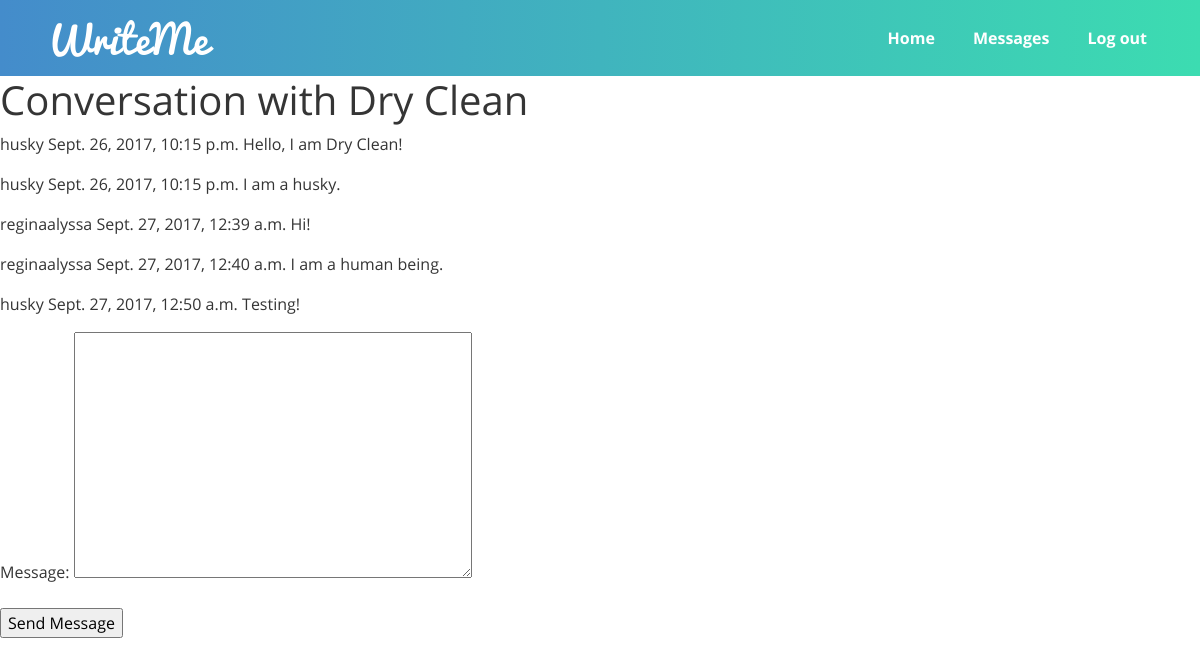
Before: /messages/husky/ (signed in) with the older database file.
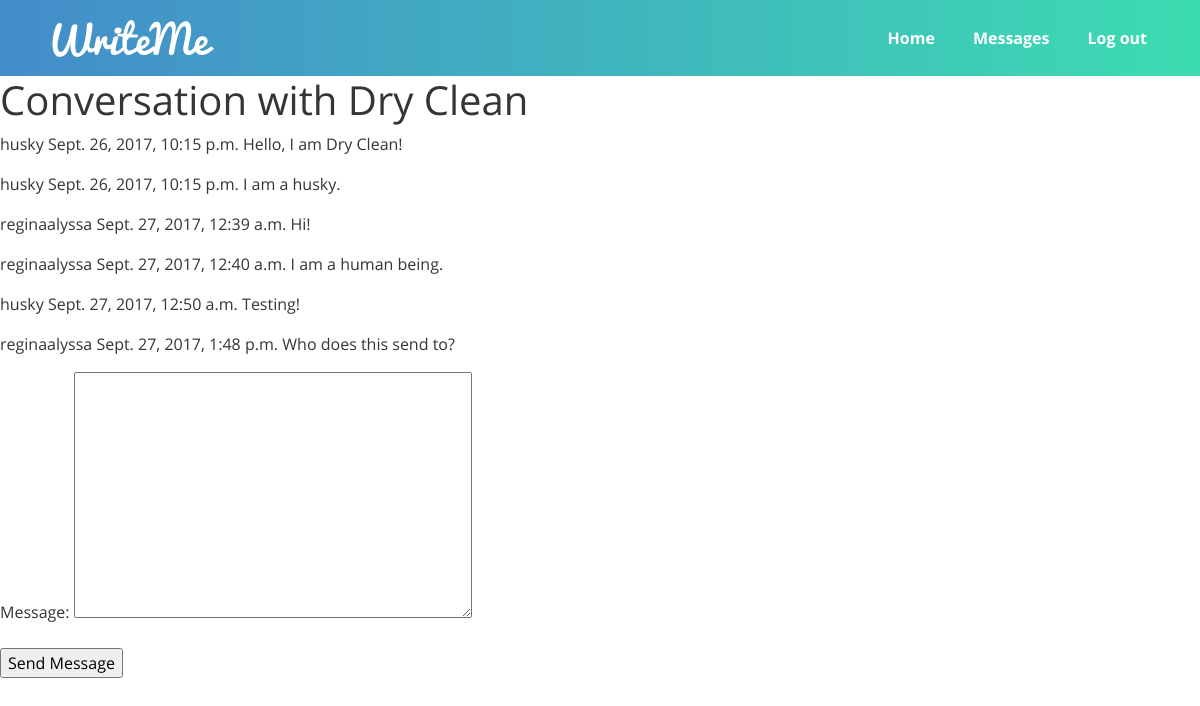
After: the same page with the newer database file.
### messaging/models.py (models this page shows)
class Message(models.Model):
    conversation = models.ForeignKey(Conversation)
    sender = models.ForeignKey(User)
    message = models.TextField()
    timestamp = models.DateTimeField(auto_now_add=True)
    unread_flag = models.BooleanField(default=True)

### messaging/views.py (the view, shortened to what this page needs)
# urls.py: url(r'^(?P<username>\w+)/$', ConversationMessagesListView.as_view(), name='conversation'),
class ConversationMessagesListView(NewMessageView):
    template_name = "messaging/conversation.html"
    form_class = NewMessageHiddenUserForm
    def get_queryset(self):
        user1 = self.request.user
        user2 = User.objects.get(username=self.kwargs.get('username'))
        try:
            conversation = Conversation.objects.get(
                (Q(user1=user1) & Q(user2=user2)) |
                (Q(user1=user2) & Q(user2=user1))
            )
        except Conversation.DoesNotExist:
            print("Did not retrieve conversation.")
            return None
        messages_list = Message.objects.filter(conversation=conversation).order_by('timestamp')
        messages_list.exclude(sender=user1).update(unread_flag=False)
        return messages_list
    def get_context_data(self, **kwargs):
        context = super(ConversationMessagesListView, self).get_context_data(**kwargs)
        context['conversation_user'] = get_object_or_404(User, username=self.kwargs.get('username'))
        context['messages_list'] = self.get_queryset()
        return context

### messaging/forms.py
class NewMessageHiddenUserForm(NewMessageForm):
    username = forms.CharField(widget=forms.HiddenInput())

### messaging/views.py (called while the page is built)
    def get_initial(self):
        initial = super(NewMessageView, self).get_initial()
        initial['username'] = self.kwargs.get('username')
        return initial

### messaging/templates/messaging/conversation.html (shortened to what this page needs)
{% extends "base.html" %}
{% block content %}
    <h1>Conversation with {{ conversation_user.first_name }} {{ conversation_user.last_name }}</h1>
    {% if messages_list %}
        {% for message in messages_list %}
            <p>
                {{ message.sender }}
                {{ message.timestamp }}
                {{ message.message }}
            </p>
        {% endfor %}
    {% else %}
        <p>You haven't made a conversation with {{ conversation_user.first_name }} yet.</p>
    {% endif %}
    <form action="" method="post">
        {{ form.as_p }}
        <input type="submit" value="Send Message" /><br />
    </form>
{% endblock %}

### templates/base.html (shortened to what this page needs)
<!DOCTYPE html>
<html lang="en">
<head>
    <link rel="stylesheet" href="https://maxcdn.bootstrapcdn.com/bootstrap/4.0.0-beta/css/bootstrap.min.css">
    <link rel="stylesheet" href="https://maxcdn.bootstrapcdn.com/font-awesome/4.7.0/css/font-awesome.min.css">
    {% load static %}
    <link rel="stylesheet" href="{% static 'css/style.css' %}">
</head>
<body>
{% block navbar %}
    <nav class="navbar navbar-expand-lg navbar-dark navbar-custom navbar-default sticky-top" id="main-navbar">
        <div class="container">
            <a class="navbar-brand" href="{% url 'home' %}">WriteMe</a>
            <div class="collapse navbar-collapse" id="writeme-navbar">
                {% if user.is_authenticated %}
                    <ul class="navbar-nav ml-auto">
                        <li class="nav-item"><a class="nav-link" href="{% url 'home' %}">Home</a></li>
                        <li class="nav-item"><a class="nav-link" href="{% url 'messaging:messages' %}">Messages</a></li>
                        <li class="nav-item"><a class="nav-link" href="{% url 'logout' %}">Log out</a></li>
                    </ul>
                {% else %}
                    <ul class="navbar-nav ml-auto">
                        <li class="nav-item"><a class="nav-link" href="{% url 'login' %}">Log in</a></li>
                        <li class="nav-item"><a class="nav-link" href="{% url 'signup' %}">Sign up</a></li>
                    </ul>
                {% endif %}
            </div>
        </div>
    </nav>
{% endblock %}
{% block content %}{% endblock %}
</body>
</html>

### static/css/style.css (style rules this page uses)
html { height: 100%; min-height: 410px; min-width: 320px; }
body { height: 100%; font-family: "OpenSans-Regular", sans-serif; color: #353535; }
#main-navbar .navbar-brand { font-family: "Pacifico", sans-serif; font-size: 2.5rem; color: #ffffff; padding: 0; }
.navbar-custom { background-color: #448ccb; background: -webkit-linear-gradient(left, #448ccb, #3cdcb1); background: -o-linear-gradient(right, #448ccb, #3cdcb1); background: -moz-linear-gradient(right, #448ccb, #3cdcb1); background: linear-gradient(to right, #448ccb, #3cdcb1); }
.navbar-custom .nav-item .nav-link { color: #ffffff; font-family: "OpenSans-Bold", sans-serif; padding-left: 30px; }

Changed rows visible on the page:
added Message: sender "reginaalyssa", timestamp "Sept. 27, 2017, 1:48 p.m.", message "Who does this send to?"
